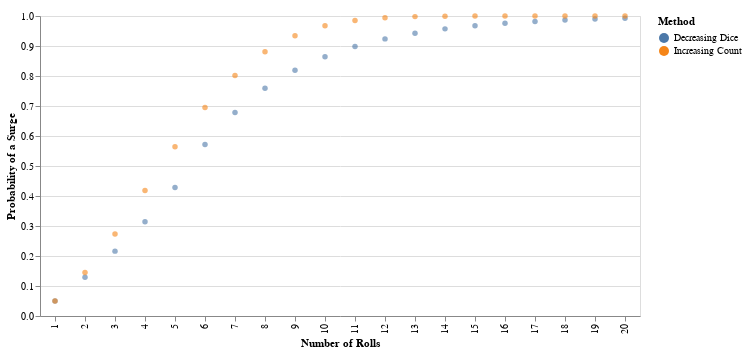

The cell this chart's notebook holds for it:
### Markdown cell above
And now, the fun part, we plot the results!

### Code cell
#collapse
df = pd.DataFrame(data, columns=['Number of Rolls', 'Probability', 'Method'])
df.reset_index()

# Create a selection that chooses the nearest point & selects based on x-value
nearest = alt.selection(type='single', nearest=True, on='mouseover',
                        fields=['Number of Rolls'], empty='none')

points = alt.Chart(df).mark_circle().encode(
    x='Number of Rolls:O',
    y=alt.Y('Probability', title='Probability of a Surge'),
    color='Method',
    opacity=alt.condition(nearest, alt.value(1), alt.value(.6))
)

# Transparent selectors across the chart. This is what tells us
# the x-value of the cursor
selectors = alt.Chart(df).mark_point().encode(
    x='Number of Rolls:O',
    opacity=alt.value(0),
).add_selection(
    nearest
)

# Draw text labels near the points, and highlight based on selection
text = points.mark_text(align='left', dx=5, dy=-5).encode(
    text=alt.condition(nearest, 'Probability:Q',alt.value(' '))
)

# Draw a rule at the location of the selection
rules = alt.Chart(df).mark_rule(color='gray').encode(
    x='Number of Rolls:O',
).transform_filter(
    nearest
)

# Put the five layers into a chart and bind the data
alt.layer(
    selectors, points, rules, text
).properties(
    width=600, height=300
)

### Figure 1 — Vega-Lite specification as saved in the notebook (floating-point values rounded to 4 significant figures)
{"config": {"view": {"continuousWidth": 400, "continuousHeight": 300}}, "layer": [{"mark": "point", "encoding": {"opacity": {"value": 0}, "x": {"type": "ordinal", "field": "Number of Rolls"}}, "selection": {"selector019": {"type": "single", "nearest": true, "on": "mouseover", "fields": ["Number of Rolls"], "empty": "none"}}}, {"mark": "circle", "encoding": {"color": {"type": "nominal", "field": "Method"}, "opacity": {"condition": {"value": 1, "selection": "selector019"}, "value": 0.6}, "x": {"type": "ordinal", "field": "Number of Rolls"}, "y": {"type": "quantitative", "field": "Probability", "title": "Probability of a Surge"}}}, {"mark": {"type": "rule", "color": "gray"}, "encoding": {"x": {"type": "ordinal", "field": "Number of Rolls"}}, "transform": [{"filter": {"selection": "selector019"}}]}, {"mark": {"type": "text", "align": "left", "dx": 5, "dy": -5}, "encoding": {"color": {"type": "nominal", "field": "Method"}, "opacity": {"condition": {"value": 1, "selection": "selector019"}, "value": 0.6}, "text": {"condition": {"type": "quantitative", "field": "Probability", "selection": "selector019"}, "value": " "}, "x": {"type": "ordinal", "field": "Number of Rolls"}, "y": {"type": "quantitative", "field": "Probability", "title": "Probability of a Surge"}}}], "data": {"name": "data-79db29fd28c61daa3ca9ade5493f319d"}, "height": 300, "width": 600, "$schema": "https://vega.github.io/schema/vega-lite/v4.8.1.json", "datasets": {"data-79db29fd28c61daa3ca9ade5493f319d": [{"Number of Rolls": 1, "Probability": 0.05, "Method": "Decreasing Dice"}, {"Number of Rolls": 1, "Probability": 0.05, "Method": "Increasing Count"}, {"Number of Rolls": 2, "Probability": 0.1292, "Method": "Decreasing Dice"}, {"Number of Rolls": 2, "Probability": 0.145, "Method": "Increasing Count"}, {"Number of Rolls": 3, "Probability": 0.2163, "Method": "Decreasing Dice"}, {"Number of Rolls": 3, "Probability": 0.2732, "Method": "Increasing Count"}, {"Number of Rolls": 4, "Probability": 0.3142, "Method": "Decreasing Dice"}, {"Number of Rolls": 4, "Probability": 0.4186, "Method": "Increasing Count"}, {"Number of Rolls": 5, "Probability": 0.4285, "Method": "Decreasing Dice"}, {"Number of Rolls": 5, "Probability": 0.5639, "Method": "Increasing Count"}, {"Number of Rolls": 6, "Probability": 0.5714, "Method": "Decreasing Dice"}, {"Number of Rolls": 6, "Probability": 0.6948, "Method": "Increasing Count"}, {"Number of Rolls": 7, "Probability": 0.6785, "Method": "Decreasing Dice"}, {"Number of Rolls": 7, "Probability": 0.8016, "Method": "Increasing Count"}, {"Number of Rolls": 8, "Probability": 0.7589, "Method": "Decreasing Dice"}, {"Number of Rolls": 8, "Probability": 0.881, "Method": "Increasing Count"}, {"Number of Rolls": 9, "Probability": 0.8192, "Method": "Decreasing Dice"}, {"Number of Rolls": 9, "Probability": 0.9345, "Method": "Increasing Count"}, {"Number of Rolls": 10, "Probability": 0.8644, "Method": "Decreasing Dice"}, {"Number of Rolls": 10, "Probability": 0.9673, "Method": "Increasing Count"}, {"Number of Rolls": 11, "Probability": 0.8983, "Method": "Decreasing Dice"}, {"Number of Rolls": 11, "Probability": 0.9853, "Method": "Increasing Count"}, {"Number of Rolls": 12, "Probability": 0.9237, "Method": "Decreasing Dice"}, {"Number of Rolls": 12, "Probability": 0.9941, "Method": "Increasing Count"}, {"Number of Rolls": 13, "Probability": 0.9428, "Method": "Decreasing Dice"}, {"Number of Rolls": 13, "Probability": 0.9979, "Method": "Increasing Count"}, {"Number of Rolls": 14, "Probability": 0.9571, "Method": "Decreasing Dice"}, {"Number of Rolls": 14, "Probability": 0.9994, "Method": "Increasing Count"}, {"Number of Rolls": 15, "Probability": 0.9678, "Method": "Decreasing Dice"}, {"Number of Rolls": 15, "Probability": 0.9998, "Method": "Increasing Count"}, {"Number of Rolls": 16, "Probability": 0.9759, "Method": "Decreasing Dice"}, {"Number of Rolls": 16, "Probability": 1.0, "Method": "Increasing Count"}, {"Number of Rolls": 17, "Probability": 0.9819, "Method": "Decreasing Dice"}, {"Number of Rolls": 17, "Probability": 1.0, "Method": "Increasing Count"}, {"Number of Rolls": 18, "Probability": 0.9864, "Method": "Decreasing Dice"}, {"Number of Rolls": 18, "Probability": 1.0, "Method": "Increasing Count"}, {"Number of Rolls": 19, "Probability": 0.9898, "Method": "Decreasing Dice"}, {"Number of Rolls": 19, "Probability": 1.0, "Method": "Increasing Count"}, {"Number of Rolls": 20, "Probability": 0.9924, "Method": "Decreasing Dice"}, {"Number of Rolls": 20, "Probability": 1.0, "Method": "Increasing Count"}]}}
